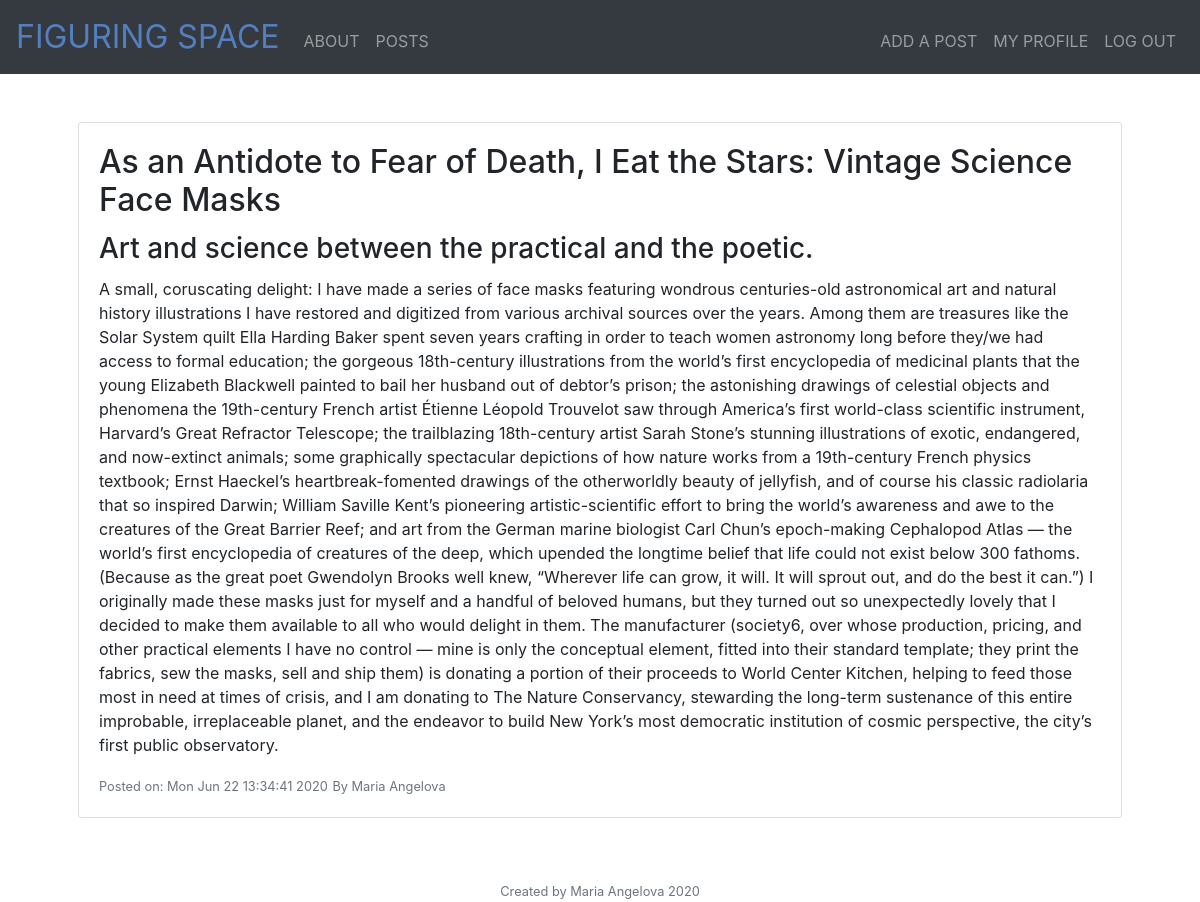
The app's page /post/2 (signed in) with its own data.
### models.py (models this page shows, shortened)
class Post(db.Model):
    id = db.Column(db.Integer, primary_key=True)
    title = db.Column(db.String(50))
    subtitle = db.Column(db.String(50))
    date_posted = db.Column(db.DateTime)
    content = db.Column(db.Text)
    author = db.Column(db.Integer, db.ForeignKey("user.id"))
    categories = db.relationship("Category", secondary='categories', backref=db.backref('posts', lazy='dynamic'))

class User(db.Model):
    id = db.Column(db.Integer, primary_key=True)
    first_name = db.Column(db.String(50))
    last_name = db.Column(db.String(50))
    email = db.Column(db.String(50))
    password = db.Column(db.String(20))
    registered = db.Column(db.DateTime)
    posts = db.relationship("Post", backref='user')

### app.py (the view)
@app.route('/post/<id>')
@login_required
def post(id):
    post = Post.query.filter_by(id=id).first()
    author = User.query.filter_by(id=post.author).first()
    return render_template("post.html", post=post, author=author)

### app.py (called while the page is built)
@app.after_request
def after_request(response):
    response.headers["Cache-Control"] = "no-cache, no-store, must-revalidate"
    response.headers["Expires"] = 0
    response.headers["Pragma"] = "no-cache"
    return response

### helper.py (called while the page is built)
def login_required(f):
    @wraps(f)
    def decorated_function(*args, **kwargs):
        if session.get("user_id") is None:
            return redirect("/login")
        return f(*args, **kwargs)
    return decorated_function

### templates/post.html
{% extends "layout.html" %} {% block main %}
<div class="card mb-3">
  <div class="card-body" style="text-align: left;">
    <h2 class="card-title">{{post.title}}</h2>
    <h3 class="card-title">{{post.subtitle}}</h3>
    <p class="card-text">
      {{post.content}}
    </p>
    <p class="card-text">
      <small class="text-muted"
        >Posted on: {{post.date_posted.strftime("%c")}}</small
      >
      <small class="text-muted"
        >By {{author.first_name}} {{author.last_name}}</small
      >
    </p>
  </div>
</div>
{% endblock %}

### records on screen
Post: title "As an Antidote to Fear of Death, I Eat the Stars: Vintage Science Face Masks", subtitle "Art and science between the practical and the poetic.", content "A small, coruscating delight: I have made a series of face masks featuring wondrous centuries-old astronomical art and natural history illustrations I have restored and digitized from various archival sources over the years. Among them are treasures like the Solar System quilt Ella Harding Baker spent seven years crafting in order to teach women astronomy long before they/we had access to formal education; the gorgeous 18th-century illustrations from the world’s first encyclopedia of medicinal plants that the young Elizabeth Blackwell painted to bail her husband out of debtor’s prison; the astonishing drawings of celestial objects and phenomena the 19th-century French artist Étienne Léopold…", date_posted "Mon Jun 22 13:34:41 2020"
User: first_name "Maria", last_name "Angelova"
